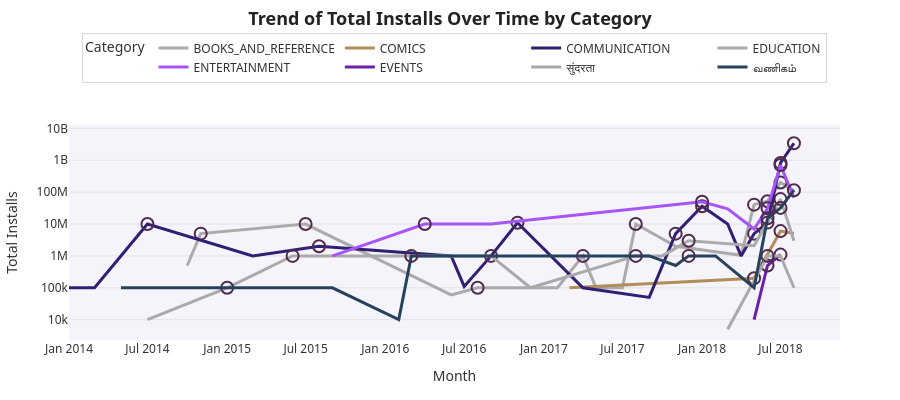

Source (notebook cell):
### Code cell
import pandas as pd
import plotly.graph_objects as go
from datetime import datetime, timedelta, timezone
import plotly.io as pio

# -------------------------
# LOAD DATA
# -------------------------
df = pd.read_csv("Play Store Data.csv")

# -------------------------
# CLEAN DATA
# -------------------------
df["Installs"] = pd.to_numeric(
    df["Installs"].astype(str).str.replace(r"\D", "", regex=True),
    errors="coerce"
).fillna(0)

df["Reviews"] = pd.to_numeric(df["Reviews"], errors="coerce").fillna(0)

df["Last Updated"] = pd.to_datetime(df["Last Updated"], errors="coerce")

# -------------------------
# FILTER DATA
# -------------------------
mask = (
    (df["Category"].str.startswith(("E","C","B"), na=False)) &
    (~df["App"].str.startswith(("X","Y","Z","x","y","z"), na=False)) &
    (~df["App"].str.contains("S", case=False, na=False)) &
    (df["Reviews"] > 500)
)

df = df[mask].copy()

# -------------------------
# TRANSLATE CATEGORY
# -------------------------
translation_map = {
    "BEAUTY": "सुंदरता",
    "BUSINESS": "வணிகம்",
    "DATING": "Partnersuche"
}

df["Category_Display"] = df["Category"].replace(translation_map)

# -------------------------
# TIME SERIES
# -------------------------
df["Month"] = df["Last Updated"].dt.to_period("M").dt.to_timestamp()

ts = (
    df.groupby(["Category_Display","Month"])["Installs"]
    .sum()
    .reset_index()
    .sort_values(["Category_Display","Month"])
)

ts["MoM_Growth"] = ts.groupby("Category_Display")["Installs"].pct_change()

# -------------------------
# COLOR MAP
# -------------------------
color_map = {
    "COMICS": "#B08D57",
    "ENTERTAINMENT": "#A855F7",
    "COMMUNICATION": "#311F73",
    "வணிகம்": "#27425D",
    "EVENTS": "#6B21A8",
    "BEAUTY": "#4CA1AF",
    "Partnersuche": "#D8B4FE"
}

# -------------------------
# CREATE FIGURE
# -------------------------
fig = go.Figure()

for cat in ts["Category_Display"].unique():

    cat_df = ts[ts["Category_Display"] == cat]

    fig.add_trace(go.Scatter(
        x=cat_df["Month"],
        y=cat_df["Installs"],
        mode="lines",
        name=cat,
        line=dict(width=3, color=color_map.get(cat, "#AAAAAA")),
        hovertemplate="<b>%{text}</b><br>%{x|%b %Y}<br>Installs: %{y:,}<extra></extra>",
        text=[cat]*len(cat_df)
    ))

    growth_df = cat_df[cat_df["MoM_Growth"] > 0.20]

    if not growth_df.empty:

        fig.add_trace(go.Scatter(
            x=growth_df["Month"],
            y=growth_df["Installs"],
            mode="markers",
            marker=dict(
                size=12,
                color="#4E2A4F",
                symbol="circle-open",
                line=dict(width=2)
            ),
            name=f"{cat} >20% Growth",
            hovertemplate="%{text}: %{y:,} installs<br>Growth: %{customdata:.1%}<extra></extra>",
            text=[cat]*len(growth_df),
            customdata=growth_df["MoM_Growth"],
            showlegend=False
        ))

        for i, row in growth_df.iterrows():

            prev_row = cat_df[cat_df["Month"] < row["Month"]].tail(1)

            if not prev_row.empty:

                fig.add_vrect(
                    x0=prev_row["Month"].values[0],
                    x1=row["Month"],
                    fillcolor="rgba(255,0,0,0.25)",
                    layer="below",
                    line_width=0
                )

# -------------------------
# LAYOUT (WHITE DASHBOARD STYLE)
# -------------------------
fig.update_layout(

    title=dict(
        text="<b>Trend of Total Installs Over Time by Category</b>",
        x=0.5,
        y=0.97,
        font=dict(size=18, color="#222", family="Segoe UI")
    ),

    font=dict(
        family="Segoe UI",
        color="#333"
    ),

    paper_bgcolor="white",

    plot_bgcolor="rgba(146,112,202,0.08)",

    xaxis=dict(
        title="Month",
        showgrid=False,
        tickfont=dict(color="#333")
    ),

    yaxis=dict(
        title="Total Installs",
        type="log",
        gridcolor="rgba(0,0,0,0.08)",
        dtick=1,
        tickfont=dict(color="#333")
    ),

    hovermode="x unified",

    legend=dict(
        title="Category",
        orientation="h",
        y=1.43,
        x=0.5,
        xanchor="center",
        bgcolor="rgba(0,0,0,0)",
        bordercolor="rgba(0,0,0,0.15)",
        borderwidth=1
    ),

    margin=dict(
        t=125,
        l=60,
        r=60,
        b=60
    ),
    
    height=400
)

# -------------------------
# SHOW AND SAVE
# -------------------------
fig.show()

pio.write_html(fig, "task6.html", auto_open=False)

fig6 = fig

### Figure 1 — Plotly figure (JSON) as saved in the notebook; plotly's stock layout.template omitted (floating-point values rounded to 4 significant figures)
{"data": [{"hovertemplate": "<b>%{text}</b><br>%{x|%b %Y}<br>Installs: %{y:,}<extra></extra>", "line": {"color": "#AAAAAA", "width": 3}, "mode": "lines", "name": "BOOKS_AND_REFERENCE", "text": ["BOOKS_AND_REFERENCE", "BOOKS_AND_REFERENCE", "BOOKS_AND_REFERENCE", "BOOKS_AND_REFERENCE", "BOOKS_AND_REFERENCE", "BOOKS_AND_REFERENCE", "BOOKS_AND_REFERENCE", "BOOKS_AND_REFERENCE", "BOOKS_AND_REFERENCE", "BOOKS_AND_REFERENCE", "BOOKS_AND_REFERENCE", "BOOKS_AND_REFERENCE", "BOOKS_AND_REFERENCE", "BOOKS_AND_REFERENCE", "BOOKS_AND_REFERENCE", "BOOKS_AND_REFERENCE"], "type": "scatter", "x": ["2014-10-01T00:00:00.000000000", "2014-11-01T00:00:00.000000000", "2015-07-01T00:00:00.000000000", "2016-06-01T00:00:00.000000000", "2016-08-01T00:00:00.000000000", "2017-02-01T00:00:00.000000000", "2017-04-01T00:00:00.000000000", "2017-05-01T00:00:00.000000000", "2017-07-01T00:00:00.000000000", "2017-08-01T00:00:00.000000000", "2017-11-01T00:00:00.000000000", "2018-04-01T00:00:00.000000000", "2018-05-01T00:00:00.000000000", "2018-06-01T00:00:00.000000000", "2018-07-01T00:00:00.000000000", "2018-08-01T00:00:00.000000000"], "y": [500000.0, 5000000.0, 10000000.0, 60000.0, 100000.0, 100000.0, 1000000.0, 100000.0, 100000.0, 10010000.0, 2000000.0, 1050000.0, 40600000.0, 52100000.0, 201600000.0, 110000000.0]}, {"customdata": [9.0, 1.0, 0.6667, 9.0, 99.1, 37.67, 0.2833, 2.869], "hovertemplate": "%{text}: %{y:,} installs<br>Growth: %{customdata:.1%}<extra></extra>", "marker": {"color": "#4E2A4F", "line": {"width": 2}, "size": 12, "symbol": "circle-open"}, "mode": "markers", "name": "BOOKS_AND_REFERENCE >20% Growth", "showlegend": false, "text": ["BOOKS_AND_REFERENCE", "BOOKS_AND_REFERENCE", "BOOKS_AND_REFERENCE", "BOOKS_AND_REFERENCE", "BOOKS_AND_REFERENCE", "BOOKS_AND_REFERENCE", "BOOKS_AND_REFERENCE", "BOOKS_AND_REFERENCE"], "type": "scatter", "x": ["2014-11-01T00:00:00.000000000", "2015-07-01T00:00:00.000000000", "2016-08-01T00:00:00.000000000", "2017-04-01T00:00:00.000000000", "2017-08-01T00:00:00.000000000", "2018-05-01T00:00:00.000000000", "2018-06-01T00:00:00.000000000", "2018-07-01T00:00:00.000000000"], "y": [5000000.0, 10000000.0, 100000.0, 1000000.0, 10010000.0, 40600000.0, 52100000.0, 201600000.0]}, {"hovertemplate": "<b>%{text}</b><br>%{x|%b %Y}<br>Installs: %{y:,}<extra></extra>", "line": {"color": "#B08D57", "width": 3}, "mode": "lines", "name": "COMICS", "text": ["COMICS", "COMICS", "COMICS", "COMICS"], "type": "scatter", "x": ["2017-03-01T00:00:00.000000000", "2018-05-01T00:00:00.000000000", "2018-07-01T00:00:00.000000000", "2018-08-01T00:00:00.000000000"], "y": [100000.0, 200000.0, 6000000.0, 5050000.0]}, {"customdata": [1.0, 29.0], "hovertemplate": "%{text}: %{y:,} installs<br>Growth: %{customdata:.1%}<extra></extra>", "marker": {"color": "#4E2A4F", "line": {"width": 2}, "size": 12, "symbol": "circle-open"}, "mode": "markers", "name": "COMICS >20% Growth", "showlegend": false, "text": ["COMICS", "COMICS"], "type": "scatter", "x": ["2018-05-01T00:00:00.000000000", "2018-07-01T00:00:00.000000000"], "y": [200000.0, 6000000.0]}, {"hovertemplate": "<b>%{text}</b><br>%{x|%b %Y}<br>Installs: %{y:,}<extra></extra>", "line": {"color": "#311F73", "width": 3}, "mode": "lines", "name": "COMMUNICATION", "text": ["COMMUNICATION", "COMMUNICATION", "COMMUNICATION", "COMMUNICATION", "COMMUNICATION", "COMMUNICATION", "COMMUNICATION", "COMMUNICATION", "COMMUNICATION", "COMMUNICATION", "COMMUNICATION", "COMMUNICATION", "COMMUNICATION", "COMMUNICATION", "COMMUNICATION", "COMMUNICATION", "COMMUNICATION", "COMMUNICATION", "COMMUNICATION"], "type": "scatter", "x": ["2014-01-01T00:00:00.000000000", "2014-03-01T00:00:00.000000000", "2014-07-01T00:00:00.000000000", "2015-03-01T00:00:00.000000000", "2015-08-01T00:00:00.000000000", "2016-06-01T00:00:00.000000000", "2016-07-01T00:00:00.000000000", "2016-09-01T00:00:00.000000000", "2016-11-01T00:00:00.000000000", "2017-04-01T00:00:00.000000000", "2017-09-01T00:00:00.000000000", "2017-11-01T00:00:00.000000000", "2018-01-01T00:00:00.000000000", "2018-03-01T00:00:00.000000000", "2018-04-01T00:00:00.000000000", "2018-05-01T00:00:00.000000000", "2018-06-01T00:00:00.000000000", "2018-07-01T00:00:00.000000000", "2018-08-01T00:00:00.000000000"], "y": [100000.0, 100000.0, 10000000.0, 1000000.0, 2000000.0, 1000000.0, 110000.0, 1000000.0, 11000000.0, 100000.0, 50000.0, 5000000.0, 36000000.0, 10100000.0, 1000000.0, 5000000.0, 11100000.0, 826700000.0, 3424000000.0]}, {"customdata": [99.0, 1.0, 8.091, 10.0, 99.0, 6.2, 4.0, 1.22, 73.48, 3.141], "hovertemplate": "%{text}: %{y:,} installs<br>Growth: %{customdata:.1%}<extra></extra>", "marker": {"color": "#4E2A4F", "line": {"width": 2}, "size": 12, "symbol": "circle-open"}, "mode": "markers", "name": "COMMUNICATION >20% Growth", "showlegend": false, "text": ["COMMUNICATION", "COMMUNICATION", "COMMUNICATION", "COMMUNICATION", "COMMUNICATION", "COMMUNICATION", "COMMUNICATION", "COMMUNICATION", "COMMUNICATION", "COMMUNICATION"], "type": "scatter", "x": ["2014-07-01T00:00:00.000000000", "2015-08-01T00:00:00.000000000", "2016-09-01T00:00:00.000000000", "2016-11-01T00:00:00.000000000", "2017-11-01T00:00:00.000000000", "2018-01-01T00:00:00.000000000", "2018-05-01T00:00:00.000000000", "2018-06-01T00:00:00.000000000", "2018-07-01T00:00:00.000000000", "2018-08-01T00:00:00.000000000"], "y": [10000000.0, 2000000.0, 1000000.0, 11000000.0, 5000000.0, 36000000.0, 5000000.0, 11100000.0, 826700000.0, 3424000000.0]}, {"hovertemplate": "<b>%{text}</b><br>%{x|%b %Y}<br>Installs: %{y:,}<extra></extra>", "line": {"color": "#AAAAAA", "width": 3}, "mode": "lines", "name": "EDUCATION", "text": ["EDUCATION", "EDUCATION", "EDUCATION", "EDUCATION", "EDUCATION", "EDUCATION", "EDUCATION", "EDUCATION", "EDUCATION", "EDUCATION", "EDUCATION", "EDUCATION"], "type": "scatter", "x": ["2014-07-01T00:00:00.000000000", "2015-01-01T00:00:00.000000000", "2015-06-01T00:00:00.000000000", "2015-08-01T00:00:00.000000000", "2016-09-01T00:00:00.000000000", "2016-12-01T00:00:00.000000000", "2017-08-01T00:00:00.000000000", "2017-10-01T00:00:00.000000000", "2017-12-01T00:00:00.000000000", "2018-05-01T00:00:00.000000000", "2018-07-01T00:00:00.000000000", "2018-08-01T00:00:00.000000000"], "y": [10000.0, 100000.0, 1000000.0, 1000000.0, 1000000.0, 100000.0, 1000000.0, 1000000.0, 3000000.0, 2100000.0, 60600000.0, 3000000.0]}, {"customdata": [9.0, 9.0, 9.0, 2.0, 27.86], "hovertemplate": "%{text}: %{y:,} installs<br>Growth: %{customdata:.1%}<extra></extra>", "marker": {"color": "#4E2A4F", "line": {"width": 2}, "size": 12, "symbol": "circle-open"}, "mode": "markers", "name": "EDUCATION >20% Growth", "showlegend": false, "text": ["EDUCATION", "EDUCATION", "EDUCATION", "EDUCATION", "EDUCATION"], "type": "scatter", "x": ["2015-01-01T00:00:00.000000000", "2015-06-01T00:00:00.000000000", "2017-08-01T00:00:00.000000000", "2017-12-01T00:00:00.000000000", "2018-07-01T00:00:00.000000000"], "y": [100000.0, 1000000.0, 1000000.0, 3000000.0, 60600000.0]}, {"hovertemplate": "<b>%{text}</b><br>%{x|%b %Y}<br>Installs: %{y:,}<extra></extra>", "line": {"color": "#A855F7", "width": 3}, "mode": "lines", "name": "ENTERTAINMENT", "text": ["ENTERTAINMENT", "ENTERTAINMENT", "ENTERTAINMENT", "ENTERTAINMENT", "ENTERTAINMENT", "ENTERTAINMENT", "ENTERTAINMENT", "ENTERTAINMENT", "ENTERTAINMENT"], "type": "scatter", "x": ["2015-09-01T00:00:00.000000000", "2016-04-01T00:00:00.000000000", "2016-09-01T00:00:00.000000000", "2018-01-01T00:00:00.000000000", "2018-03-01T00:00:00.000000000", "2018-05-01T00:00:00.000000000", "2018-06-01T00:00:00.000000000", "2018-07-01T00:00:00.000000000", "2018-08-01T00:00:00.000000000"], "y": [1000000.0, 10000000.0, 10000000.0, 50000000.0, 30000000.0, 7000000.0, 31100000.0, 705300000.0, 67200000.0]}, {"customdata": [9.0, 4.0, 3.443, 21.68], "hovertemplate": "%{text}: %{y:,} installs<br>Growth: %{customdata:.1%}<extra></extra>", "marker": {"color": "#4E2A4F", "line": {"width": 2}, "size": 12, "symbol": "circle-open"}, "mode": "markers", "name": "ENTERTAINMENT >20% Growth", "showlegend": false, "text": ["ENTERTAINMENT", "ENTERTAINMENT", "ENTERTAINMENT", "ENTERTAINMENT"], "type": "scatter", "x": ["2016-04-01T00:00:00.000000000", "2018-01-01T00:00:00.000000000", "2018-06-01T00:00:00.000000000", "2018-07-01T00:00:00.000000000"], "y": [10000000.0, 50000000.0, 31100000.0, 705300000.0]}, {"hovertemplate": "<b>%{text}</b><br>%{x|%b %Y}<br>Installs: %{y:,}<extra></extra>", "line": {"color": "#6B21A8", "width": 3}, "mode": "lines", "name": "EVENTS", "text": ["EVENTS", "EVENTS", "EVENTS"], "type": "scatter", "x": ["2018-05-01T00:00:00.000000000", "2018-06-01T00:00:00.000000000", "2018-07-01T00:00:00.000000000"], "y": [10000.0, 500000.0, 1100000.0]}, {"customdata": [49.0, 1.2], "hovertemplate": "%{text}: %{y:,} installs<br>Growth: %{customdata:.1%}<extra></extra>", "marker": {"color": "#4E2A4F", "line": {"width": 2}, "size": 12, "symbol": "circle-open"}, "mode": "markers", "name": "EVENTS >20% Growth", "showlegend": false, "text": ["EVENTS", "EVENTS"], "type": "scatter", "x": ["2018-06-01T00:00:00.000000000", "2018-07-01T00:00:00.000000000"], "y": [500000.0, 1100000.0]}, {"hovertemplate": "<b>%{text}</b><br>%{x|%b %Y}<br>Installs: %{y:,}<extra></extra>", "line": {"color": "#AAAAAA", "width": 3}, "mode": "lines", "name": "सुंदरता", "text": ["सुंदरता", "सुंदरता", "सुंदरता", "सुंदरता"], "type": "scatter", "x": ["2018-03-01T00:00:00.000000000", "2018-06-01T00:00:00.000000000", "2018-07-01T00:00:00.000000000", "2018-08-01T00:00:00.000000000"], "y": [5000.0, 1000000.0, 1000000.0, 100000.0]}, {"customdata": [199.0], "hovertemplate": "%{text}: %{y:,} installs<br>Growth: %{customdata:.1%}<extra></extra>", "marker": {"color": "#4E2A4F", "line": {"width": 2}, "size": 12, "symbol": "circle-open"}, "mode": "markers", "name": "सुंदरता >20% Growth", "showlegend": false, "text": ["सुंदरता"], "type": "scatter", "x": ["2018-06-01T00:00:00.000000000"], "y": [1000000.0]}, {"hovertemplate": "<b>%{text}</b><br>%{x|%b %Y}<br>Installs: %{y:,}<extra></extra>", "line": {"color": "#27425D", "width": 3}, "mode": "lines", "name": "வணிகம்", "text": ["வணிகம்", "வணிகம்", "வணிகம்", "வணிகம்", "வணிகம்", "வணிகம்", "வணிகம்", "வணிகம்", "வணிகம்", "வணிகம்", "வணிகம்", "வணிகம்"], "type": "scatter", "x": ["2014-05-01T00:00:00.000000000", "2015-09-01T00:00:00.000000000", "2016-02-01T00:00:00.000000000", "2016-03-01T00:00:00.000000000", "2017-09-01T00:00:00.000000000", "2017-11-01T00:00:00.000000000", "2017-12-01T00:00:00.000000000", "2018-02-01T00:00:00.000000000", "2018-05-01T00:00:00.000000000", "2018-06-01T00:00:00.000000000", "2018-07-01T00:00:00.000000000", "2018-08-01T00:00:00.000000000"], "y": [100000.0, 100000.0, 10000.0, 1000000.0, 1000000.0, 500000.0, 1001000.0, 1000000.0, 100000.0, 15200000.0, 32100000.0, 115200000.0]}, {"customdata": [99.0, 1.002, 151.0, 1.112, 2.589], "hovertemplate": "%{text}: %{y:,} installs<br>Growth: %{customdata:.1%}<extra></extra>", "marker": {"color": "#4E2A4F", "line": {"width": 2}, "size": 12, "symbol": "circle-open"}, "mode": "markers", "name": "வணிகம் >20% Growth", "showlegend": false, "text": ["வணிகம்", "வணிகம்", "வணிகம்", "வணிகம்", "வணிகம்"], "type": "scatter", "x": ["2016-03-01T00:00:00.000000000", "2017-12-01T00:00:00.000000000", "2018-06-01T00:00:00.000000000", "2018-07-01T00:00:00.000000000", "2018-08-01T00:00:00.000000000"], "y": [1000000.0, 1001000.0, 15200000.0, 32100000.0, 115200000.0]}], "layout": {"font": {"color": "#333", "family": "Segoe UI"}, "height": 400, "hovermode": "x unified", "legend": {"bgcolor": "rgba(0,0,0,0)", "bordercolor": "rgba(0,0,0,0.15)", "borderwidth": 1, "orientation": "h", "title": {"text": "Category"}, "x": 0.5, "xanchor": "center", "y": 1.43}, "margin": {"b": 60, "l": 60, "r": 60, "t": 125}, "paper_bgcolor": "white", "plot_bgcolor": "rgba(146,112,202,0.08)", "shapes": [{"fillcolor": "rgba(255,0,0,0.25)", "layer": "below", "line": {"width": 0}, "type": "rect", "x0": 1412121600000000000, "x1": "2014-11-01T00:00:00", "xref": "x", "y0": 0, "y1": 1, "yref": "y domain"}, {"fillcolor": "rgba(255,0,0,0.25)", "layer": "below", "line": {"width": 0}, "type": "rect", "x0": 1414800000000000000, "x1": "2015-07-01T00:00:00", "xref": "x", "y0": 0, "y1": 1, "yref": "y domain"}, {"fillcolor": "rgba(255,0,0,0.25)", "layer": "below", "line": {"width": 0}, "type": "rect", "x0": 1464739200000000000, "x1": "2016-08-01T00:00:00", "xref": "x", "y0": 0, "y1": 1, "yref": "y domain"}, {"fillcolor": "rgba(255,0,0,0.25)", "layer": "below", "line": {"width": 0}, "type": "rect", "x0": 1485907200000000000, "x1": "2017-04-01T00:00:00", "xref": "x", "y0": 0, "y1": 1, "yref": "y domain"}, {"fillcolor": "rgba(255,0,0,0.25)", "layer": "below", "line": {"width": 0}, "type": "rect", "x0": 1498867200000000000, "x1": "2017-08-01T00:00:00", "xref": "x", "y0": 0, "y1": 1, "yref": "y domain"}, {"fillcolor": "rgba(255,0,0,0.25)", "layer": "below", "line": {"width": 0}, "type": "rect", "x0": 1522540800000000000, "x1": "2018-05-01T00:00:00", "xref": "x", "y0": 0, "y1": 1, "yref": "y domain"}, {"fillcolor": "rgba(255,0,0,0.25)", "layer": "below", "line": {"width": 0}, "type": "rect", "x0": 1525132800000000000, "x1": "2018-06-01T00:00:00", "xref": "x", "y0": 0, "y1": 1, "yref": "y domain"}, {"fillcolor": "rgba(255,0,0,0.25)", "layer": "below", "line": {"width": 0}, "type": "rect", "x0": 1527811200000000000, "x1": "2018-07-01T00:00:00", "xref": "x", "y0": 0, "y1": 1, "yref": "y domain"}, {"fillcolor": "rgba(255,0,0,0.25)", "layer": "below", "line": {"width": 0}, "type": "rect", "x0": 1488326400000000000, "x1": "2018-05-01T00:00:00", "xref": "x", "y0": 0, "y1": 1, "yref": "y domain"}, {"fillcolor": "rgba(255,0,0,0.25)", "layer": "below", "line": {"width": 0}, "type": "rect", "x0": 1525132800000000000, "x1": "2018-07-01T00:00:00", "xref": "x", "y0": 0, "y1": 1, "yref": "y domain"}, {"fillcolor": "rgba(255,0,0,0.25)", "layer": "below", "line": {"width": 0}, "type": "rect", "x0": 1393632000000000000, "x1": "2014-07-01T00:00:00", "xref": "x", "y0": 0, "y1": 1, "yref": "y domain"}, {"fillcolor": "rgba(255,0,0,0.25)", "layer": "below", "line": {"width": 0}, "type": "rect", "x0": 1425168000000000000, "x1": "2015-08-01T00:00:00", "xref": "x", "y0": 0, "y1": 1, "yref": "y domain"}, {"fillcolor": "rgba(255,0,0,0.25)", "layer": "below", "line": {"width": 0}, "type": "rect", "x0": 1467331200000000000, "x1": "2016-09-01T00:00:00", "xref": "x", "y0": 0, "y1": 1, "yref": "y domain"}, {"fillcolor": "rgba(255,0,0,0.25)", "layer": "below", "line": {"width": 0}, "type": "rect", "x0": 1472688000000000000, "x1": "2016-11-01T00:00:00", "xref": "x", "y0": 0, "y1": 1, "yref": "y domain"}, {"fillcolor": "rgba(255,0,0,0.25)", "layer": "below", "line": {"width": 0}, "type": "rect", "x0": 1504224000000000000, "x1": "2017-11-01T00:00:00", "xref": "x", "y0": 0, "y1": 1, "yref": "y domain"}, {"fillcolor": "rgba(255,0,0,0.25)", "layer": "below", "line": {"width": 0}, "type": "rect", "x0": 1509494400000000000, "x1": "2018-01-01T00:00:00", "xref": "x", "y0": 0, "y1": 1, "yref": "y domain"}, {"fillcolor": "rgba(255,0,0,0.25)", "layer": "below", "line": {"width": 0}, "type": "rect", "x0": 1522540800000000000, "x1": "2018-05-01T00:00:00", "xref": "x", "y0": 0, "y1": 1, "yref": "y domain"}, {"fillcolor": "rgba(255,0,0,0.25)", "layer": "below", "line": {"width": 0}, "type": "rect", "x0": 1525132800000000000, "x1": "2018-06-01T00:00:00", "xref": "x", "y0": 0, "y1": 1, "yref": "y domain"}, {"fillcolor": "rgba(255,0,0,0.25)", "layer": "below", "line": {"width": 0}, "type": "rect", "x0": 1527811200000000000, "x1": "2018-07-01T00:00:00", "xref": "x", "y0": 0, "y1": 1, "yref": "y domain"}, {"fillcolor": "rgba(255,0,0,0.25)", "layer": "below", "line": {"width": 0}, "type": "rect", "x0": 1530403200000000000, "x1": "2018-08-01T00:00:00", "xref": "x", "y0": 0, "y1": 1, "yref": "y domain"}, {"fillcolor": "rgba(255,0,0,0.25)", "layer": "below", "line": {"width": 0}, "type": "rect", "x0": 1404172800000000000, "x1": "2015-01-01T00:00:00", "xref": "x", "y0": 0, "y1": 1, "yref": "y domain"}, {"fillcolor": "rgba(255,0,0,0.25)", "layer": "below", "line": {"width": 0}, "type": "rect", "x0": 1420070400000000000, "x1": "2015-06-01T00:00:00", "xref": "x", "y0": 0, "y1": 1, "yref": "y domain"}, {"fillcolor": "rgba(255,0,0,0.25)", "layer": "below", "line": {"width": 0}, "type": "rect", "x0": 1480550400000000000, "x1": "2017-08-01T00:00:00", "xref": "x", "y0": 0, "y1": 1, "yref": "y domain"}, {"fillcolor": "rgba(255,0,0,0.25)", "layer": "below", "line": {"width": 0}, "type": "rect", "x0": 1506816000000000000, "x1": "2017-12-01T00:00:00", "xref": "x", "y0": 0, "y1": 1, "yref": "y domain"}, {"fillcolor": "rgba(255,0,0,0.25)", "layer": "below", "line": {"width": 0}, "type": "rect", "x0": 1525132800000000000, "x1": "2018-07-01T00:00:00", "xref": "x", "y0": 0, "y1": 1, "yref": "y domain"}, {"fillcolor": "rgba(255,0,0,0.25)", "layer": "below", "line": {"width": 0}, "type": "rect", "x0": 1441065600000000000, "x1": "2016-04-01T00:00:00", "xref": "x", "y0": 0, "y1": 1, "yref": "y domain"}, {"fillcolor": "rgba(255,0,0,0.25)", "layer": "below", "line": {"width": 0}, "type": "rect", "x0": 1472688000000000000, "x1": "2018-01-01T00:00:00", "xref": "x", "y0": 0, "y1": 1, "yref": "y domain"}, {"fillcolor": "rgba(255,0,0,0.25)", "layer": "below", "line": {"width": 0}, "type": "rect", "x0": 1525132800000000000, "x1": "2018-06-01T00:00:00", "xref": "x", "y0": 0, "y1": 1, "yref": "y domain"}, {"fillcolor": "rgba(255,0,0,0.25)", "layer": "below", "line": {"width": 0}, "type": "rect", "x0": 1527811200000000000, "x1": "2018-07-01T00:00:00", "xref": "x", "y0": 0, "y1": 1, "yref": "y domain"}, {"fillcolor": "rgba(255,0,0,0.25)", "layer": "below", "line": {"width": 0}, "type": "rect", "x0": 1525132800000000000, "x1": "2018-06-01T00:00:00", "xref": "x", "y0": 0, "y1": 1, "yref": "y domain"}, {"fillcolor": "rgba(255,0,0,0.25)", "layer": "below", "line": {"width": 0}, "type": "rect", "x0": 1527811200000000000, "x1": "2018-07-01T00:00:00", "xref": "x", "y0": 0, "y1": 1, "yref": "y domain"}, {"fillcolor": "rgba(255,0,0,0.25)", "layer": "below", "line": {"width": 0}, "type": "rect", "x0": 1519862400000000000, "x1": "2018-06-01T00:00:00", "xref": "x", "y0": 0, "y1": 1, "yref": "y domain"}, {"fillcolor": "rgba(255,0,0,0.25)", "layer": "below", "line": {"width": 0}, "type": "rect", "x0": 1454284800000000000, "x1": "2016-03-01T00:00:00", "xref": "x", "y0": 0, "y1": 1, "yref": "y domain"}, {"fillcolor": "rgba(255,0,0,0.25)", "layer": "below", "line": {"width": 0}, "type": "rect", "x0": 1509494400000000000, "x1": "2017-12-01T00:00:00", "xref": "x", "y0": 0, "y1": 1, "yref": "y domain"}, {"fillcolor": "rgba(255,0,0,0.25)", "layer": "below", "line": {"width": 0}, "type": "rect", "x0": 1525132800000000000, "x1": "2018-06-01T00:00:00", "xref": "x", "y0": 0, "y1": 1, "yref": "y domain"}, {"fillcolor": "rgba(255,0,0,0.25)", "layer": "below", "line": {"width": 0}, "type": "rect", "x0": 1527811200000000000, "x1": "2018-07-01T00:00:00", "xref": "x", "y0": 0, "y1": 1, "yref": "y domain"}, {"fillcolor": "rgba(255,0,0,0.25)", "layer": "below", "line": {"width": 0}, "type": "rect", "x0": 1530403200000000000, "x1": "2018-08-01T00:00:00", "xref": "x", "y0": 0, "y1": 1, "yref": "y domain"}], "title": {"font": {"color": "#222", "family": "Segoe UI", "size": 18}, "text": "<b>Trend of Total Installs Over Time by Category</b>", "x": 0.5, "y": 0.97}, "xaxis": {"showgrid": false, "tickfont": {"color": "#333"}, "title": {"text": "Month"}}, "yaxis": {"dtick": 1, "gridcolor": "rgba(0,0,0,0.08)", "tickfont": {"color": "#333"}, "title": {"text": "Total Installs"}, "type": "log"}}}
